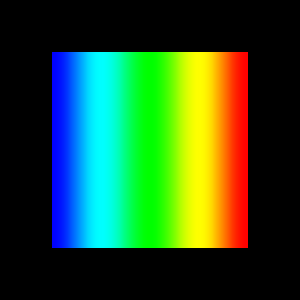

Python code for this plot:
#!/usr/bin/env python

# Demonstrate vtkGeometryFilter in fast mode with merging on
# tetrahedral data extracted from an image volume, compared
# against vtkDataSetSurfaceFilter.

# Factory overrides
import vtkmodules.vtkInteractionStyle  # noqa: F401
import vtkmodules.vtkRenderingFreeType  # noqa: F401
import vtkmodules.vtkRenderingOpenGL2  # noqa: F401

from vtkmodules.vtkCommonDataModel import (
    vtkImageData,
    vtkSphere,
)
from vtkmodules.vtkFiltersCore import vtkSimpleElevationFilter
from vtkmodules.vtkFiltersExtraction import vtkExtractGeometry
from vtkmodules.vtkFiltersGeneral import vtkDataSetTriangleFilter
from vtkmodules.vtkFiltersGeometry import vtkGeometryFilter
from vtkmodules.vtkRenderingCore import (
    vtkActor,
    vtkPolyDataMapper,
    vtkRenderWindow,
    vtkRenderWindowInteractor,
    vtkRenderer,
)

# Control test resolution
res = 50

# Create a synthetic volume
vol = vtkImageData()
vol.SetDimensions(res, res, res)

# Triangulate to tetrahedra
tetras = vtkDataSetTriangleFilter()
tetras.SetInputData(vol)
tetras.Update()

# Create elevation scalar field
ele = vtkSimpleElevationFilter()
ele.SetInputConnection(tetras.GetOutputPort())
ele.Update()

# Extract surface with vtkGeometryFilter (fast mode)
geom_filter = vtkGeometryFilter()
geom_filter.SetInputConnection(ele.GetOutputPort())
geom_filter.FastModeOn()
geom_filter.MergingOn()
geom_filter.Update()

# Mapper
mapper = vtkPolyDataMapper()
mapper.SetInputConnection(geom_filter.GetOutputPort())
mapper.SetScalarRange(0, float(res - 1))

actor = vtkActor()
actor.SetMapper(mapper)

# Renderer
renderer = vtkRenderer()
renderer.SetBackground(0, 0, 0)
renderer.AddActor(actor)

# Window
render_window = vtkRenderWindow()
render_window.SetMultiSamples(0)
render_window.AddRenderer(renderer)
render_window.SetWindowName("geometry filter")

# Interactor
interactor = vtkRenderWindowInteractor()
interactor.SetRenderWindow(render_window)

# Scene
renderer.GetActiveCamera().SetPosition(1, 0, 0)
renderer.ResetCamera()

interactor.Initialize()
interactor.Start()
